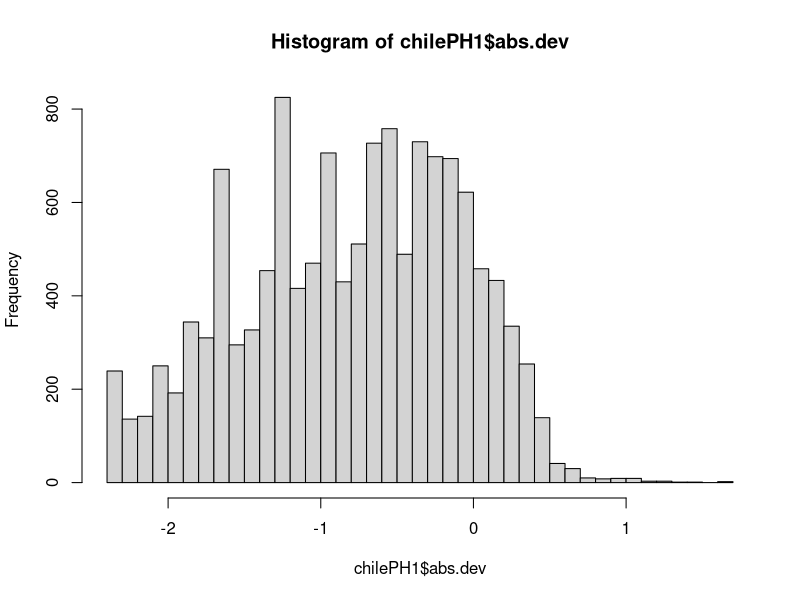
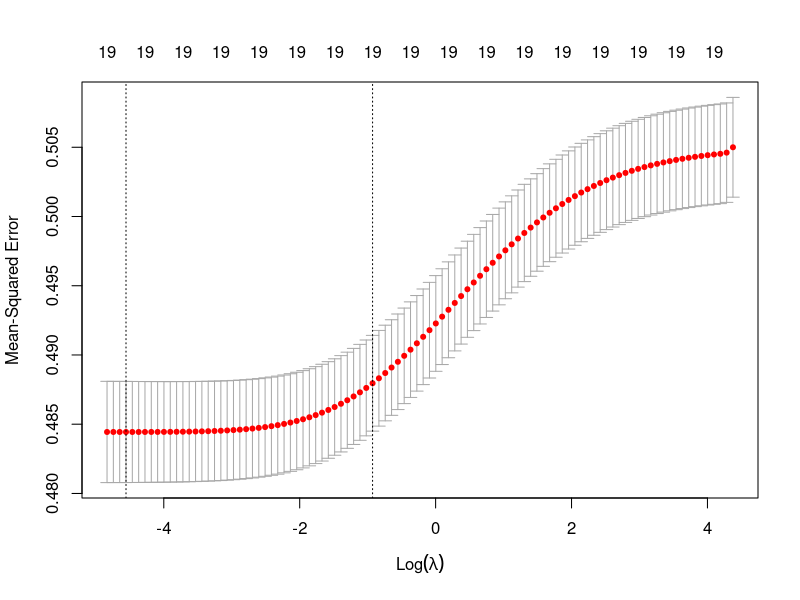
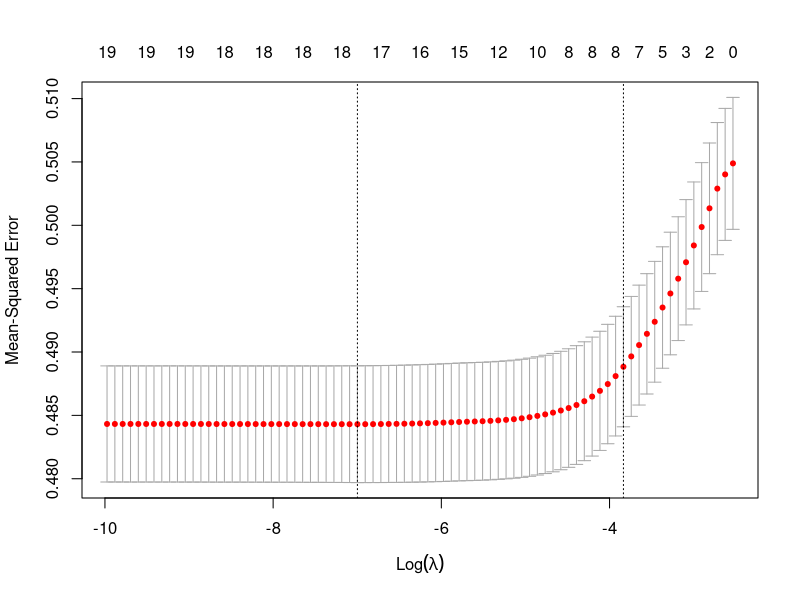
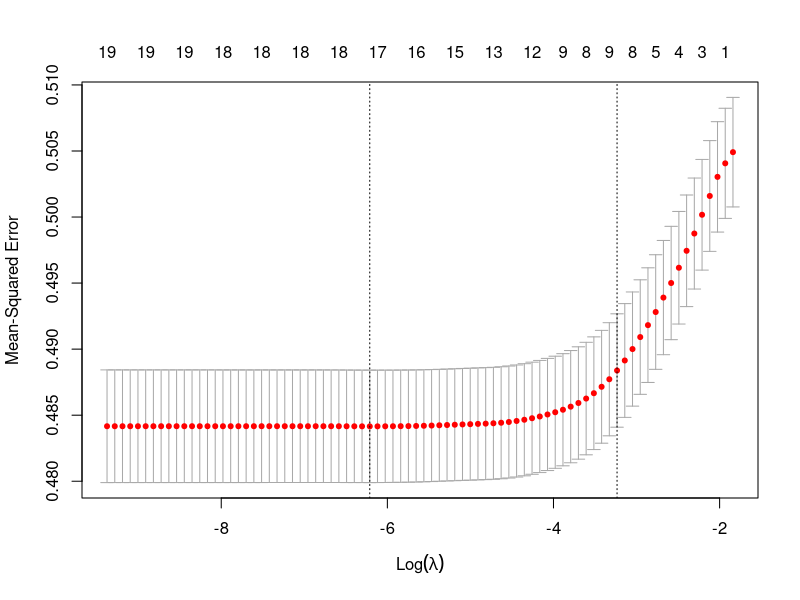

Reproduce these figures in R, in order.
## ---- chunk 1
library(tidyverse)
library(glmnet)
library(caret)
chilePH <- read_csv("chilePHdata.csv")
options(scipen = 99, digits = 2)

## Remove missing values
(chilePH1 <- na.omit(chilePH))
dim(chilePH1)

# Remove bad PH values
chilePH1 <- chilePH1 %>%
  filter(avg.val <= 14, avg.val >= 0)
dim(chilePH1)

# Calculate absolute deviation
chilePH1 <- chilePH1 %>%
  mutate(abs.dev = log(abs(avg.val - 7) + 0.1))
hist(chilePH1$abs.dev, breaks = "FD")

# Get regressor matrix
X <- chilePH1 %>%
  select(-abs.dev, -avg.val, -period, -discharge, -plant.ID)
X <- model.matrix( ~ ., data = X)[, -1]
y <- chilePH1 %>%
  select(abs.dev)
y <- unlist(y)


# period: Time period (yyyy-mm)
# avg.val: Average Ph value
# measurement.type: AC (continuous measurement), AU (lab sample)
# discharge: Report discharge (SI, NO, NA)
# on.time: Emissions reported on time (NO/No APLICA/SI)
# all.params: Reported all parameters required by regulation (SI/NO/NO APLICA)
# meets.frequency: Firm  meets the reporting frequency required by regulation (SI/NO/NO APLICA)
# resamples: Is a resampling report provided (NO/SI/NO APLICA)
# resample.report: Does the resampling report have the required paramters (Entrega parametros exigidos en remuestreo, NO, NO APLICA, NULL, SI)
# num.params.month: Number of parameters required to report each month
# num.riles.infrac: Number of previous water environmental infractions
# num.noriles.infrac: Number of previous non-water environmental infractions
# num.noriles.infrac: Number of citizen complaints related to the firm
# num.permits: Number of environmental permits

## ---- chunk 2
model = cv.glmnet(x=X, y=y, alpha=0)
plot(model)

cv_mse_ridge <- model$cvm[model$lambda == model$lambda.min]
cv_mse_ridge
opt_lambda <- model$lambda.min
cat("Optimal Lambda:", opt_lambda)
## ---- chunk 3
model1 = cv.glmnet(x=X, y=y, alpha=1.0)
plot(model1)
coef(model1)

cv_mse_lasso <- model1$cvm[model$lambda == model1$lambda.min]
cv_mse_lasso
opt_lambda1 <- model1$lambda.min
cat("Optimal Lambda:", opt_lambda1)
## ---- chunk 4
model2 = cv.glmnet(x=X, y=y, alpha=0.5)
plot(model2)

cv_mse_elas <- model2$cvm[model2$lambda == model2$lambda.min]
cv_mse_elas

opt_lambda2 <- model2$lambda.min
cat("Optimal Lambda:", opt_lambda2)
